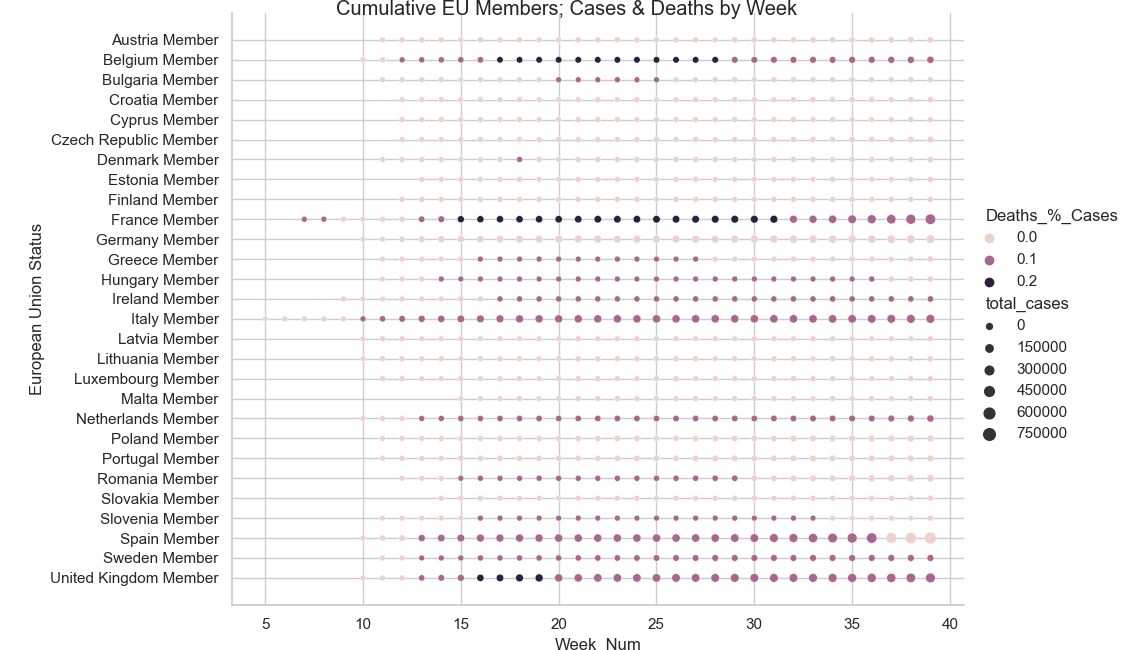

This chart was generated by the following Python code:
import pandas as pd
import matplotlib.pyplot as plt
import seaborn as sns
from matplotlib import rcParams

data = pd.read_csv('RDCDFinal.csv', index_col=0)
print(data.columns)
RD = data.loc[:, ['European Union', 'location',  'Econ_Block', 'Week_Num', 'total_cases',
                  'Stringency_Indexed', 'population', 'total_deaths']]
print(RD)
RD = RD.query('Econ_Block== "EU"')
RD.sort_values('European Union')
RD['European Union Status'] = RD['location'] + ' ' + RD['European Union']

RD['Deaths_%_Cases']= (RD['total_deaths'] / RD['total_cases']).round(1)
RD.fillna(0)
RD1 = pd.DataFrame(RD)
#RDEcon = RD.query('Econ_Block== "EU"')
#RDIre = RDEcon.query('location == "Ireland"')
print(RD)

RD2 = RD1.loc[:, ['European Union Status', 'Week_Num', 'total_cases',
                  'total_deaths', 'Deaths_%_Cases']]
#print(RDDeath)
#RDDeath.to_csv('RDDeathchecking.csv')
sns.set(style='whitegrid')
# Chart showing Case numbers over time, against number of deaths
g=sns.relplot(x='Week_Num', y='European Union Status', data=RD2, kind='scatter', height=6.5, aspect=1.5, size='total_cases', hue='Deaths_%_Cases')
#g= sns.relplot(x='Week_Num', y='Weekly_Cases', data=RDIre, size='Weekly_Deaths', height=5, aspect=1.75, hue='Weekly_Deaths', legend='full')
g.fig.suptitle('Cumulative EU Members; Cases & Deaths by Week', x=0.5, y=1.0)
plt.subplots_adjust(top=0.98)

#leg=g._legend
#leg.set_bbox_to_anchor([0.5, 0.5])
#leg._loc=2
#fig=ax.get_figure()
#fig.savegig('Ireland; Cases & Deaths.png')
plt.savefig('Cumulative EU; Cases & Deaths.png')
plt.show()
plt.clf()